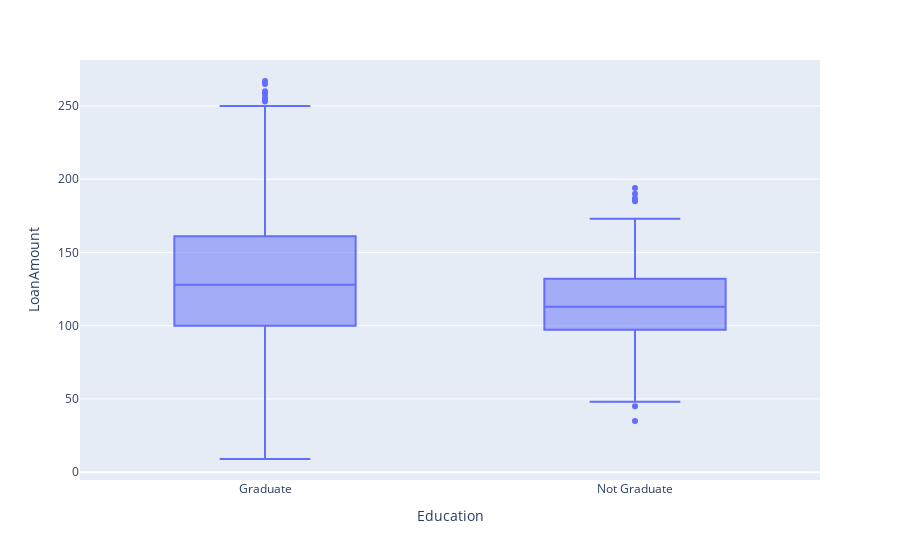

Notebook code for this chart:
### Markdown cell above
Look at the histogram and boxplot of LoanAmount

### Code cell
fig = px.box(df_strip, x='Education', y="LoanAmount")
fig.show()

### Figure 1 — Plotly figure (JSON) as saved in the notebook; plotly's stock layout.template omitted (floating-point values rounded to 4 significant figures; data arrays with more than 128 entries replaced by an {"elided": "..."} marker saying what was removed)
{"data": [{"alignmentgroup": "True", "hovertemplate": "Education=%{x}<br>LoanAmount=%{y}<extra></extra>", "legendgroup": "", "marker": {"color": "#636efa"}, "name": "", "notched": false, "offsetgroup": "", "orientation": "v", "showlegend": false, "type": "box", "x": {"elided": "398 str values"}, "x0": " ", "xaxis": "x", "y": {"elided": "398 int values"}, "y0": " ", "yaxis": "y"}], "layout": {"boxmode": "group", "legend": {"tracegroupgap": 0}, "margin": {"t": 60}, "xaxis": {"anchor": "y", "domain": [0, 1], "title": {"text": "Education"}}, "yaxis": {"anchor": "x", "domain": [0, 1], "title": {"text": "LoanAmount"}}}}
